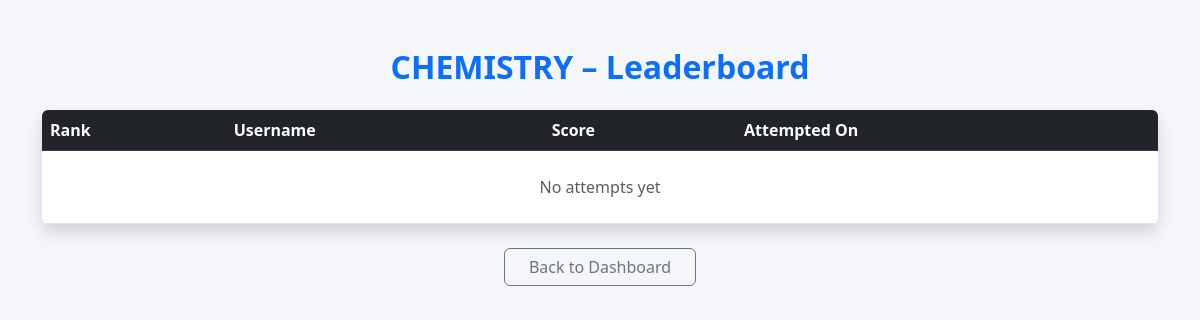
/leaderboard/3 (signed in), run on an earlier commit of the app's database.
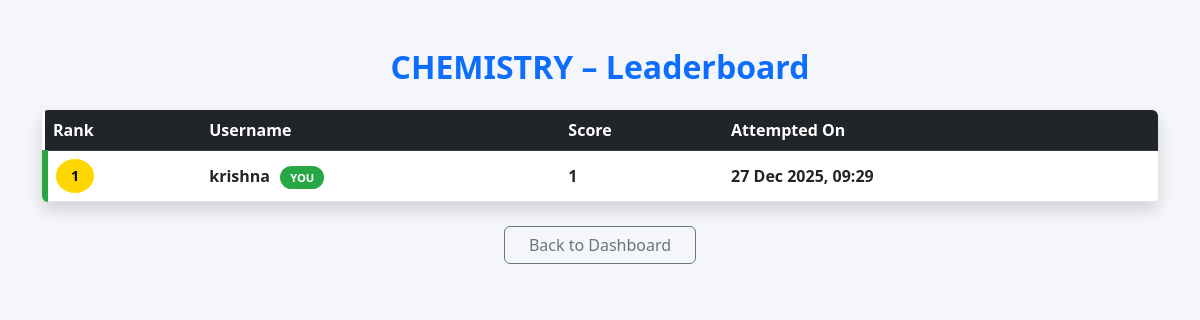
And on a later commit of the database.
### app.py (models this page shows)
class QuizAttempt(db.Model):
    id = db.Column(db.Integer, primary_key=True)
    user_id = db.Column(db.Integer, db.ForeignKey('user.id'), nullable=False)
    quiz_id = db.Column(db.Integer, db.ForeignKey('quiz.id'), nullable=False)
    chapter_id = db.Column(db.Integer, db.ForeignKey('chapter.id'), nullable=True)
    score = db.Column(db.Integer, nullable=True)
    answers = db.Column(db.Text, nullable=True)
    timestamp = db.Column(db.DateTime, default=datetime.utcnow)
    user = db.relationship('User', backref='quiz_attempts')
    quiz = db.relationship('Quiz', backref='attempts')
    chapter = db.relationship('Chapter', backref='attempts')

class User(db.Model):
    id = db.Column(db.Integer , primary_key = True)
    username = db.Column(db.String(50) , nullable = False , unique=True)
    password = db.Column(db.Integer , unique = True , nullable = False)
    fullname = db.Column(db.String(50) , nullable = False)
    dob = db.Column(db.Date , nullable = False)

### app.py (the view)
@app.route('/leaderboard/<int:quiz_id>')
def leaderboard(quiz_id):
    if 'user_id' not in session:
        return redirect('/user/login')
    quiz = Quiz.query.get_or_404(quiz_id)
    top_attempts = QuizAttempt.query.filter_by(quiz_id=quiz_id).order_by(
        QuizAttempt.score.desc(),
        QuizAttempt.timestamp.asc()
    ).limit(10).all()
    current_user_id = session.get('user_id')
    return render_template(
        'leaderboard.html',
        quiz=quiz,
        top_attempts=top_attempts,
        current_user_id=current_user_id
    )

### templates/leaderboard.html (shortened to what this page needs)
<!DOCTYPE html>
<html lang="en">
<head>
    <link href="https://cdn.jsdelivr.net/npm/bootstrap@5.3.0/dist/css/bootstrap.min.css" rel="stylesheet">
</head>
<body>
<div class="container py-5">
    <h2 class="text-center mb-4 text-primary fw-bold">
        {{ quiz.title }} – Leaderboard
    </h2>
    <div class="table-responsive shadow rounded bg-white">
        <table class="table table-hover align-middle mb-0">
            <thead class="table-dark">
                <tr>
                    <th>Rank</th>
                    <th>Username</th>
                    <th>Score</th>
                    <th>Attempted On</th>
                </tr>
            </thead>
            <tbody>
            {% for attempt in top_attempts %}
                <tr class="{% if attempt.user_id == current_user_id %}my-rank{% endif %}">
                    <td>
                        <span class="rank-badge
                            {% if loop.index == 1 %}top-rank-1
                            {% elif loop.index == 2 %}top-rank-2
                            {% elif loop.index == 3 %}top-rank-3
                            {% else %}bg-primary text-white{% endif %}">
                            {{ loop.index }}
                        </span>
                    </td>
                    <td>
                        {{ attempt.user.username }}
                        {% if attempt.user_id == current_user_id %}
                            <span class="you-badge">YOU</span>
                        {% endif %}
                    </td>
                    <td class="fw-bold">{{ attempt.score }}</td>
                    <td>{{ attempt.timestamp.strftime("%d %b %Y, %H:%M") }}</td>
                </tr>
            {% else %}
                <tr>
                    <td colspan="4" class="text-center text-muted py-4">
                        No attempts yet
                    </td>
                </tr>
            {% endfor %}
            </tbody>
        </table>
    </div>
    <div class="text-center mt-4">
        <a href="/user/dashboard" class="btn btn-outline-secondary px-4">
            Back to Dashboard
        </a>
    </div>
</div>
</body>
</html>

What changed in the data, as far as the page shows it:
added QuizAttempt: user.username "krishna", shows "YOU", score "1", timestamp "27 Dec 2025, 09:29"
Also different on the page:
text no longer shown: "No attempts yet"
